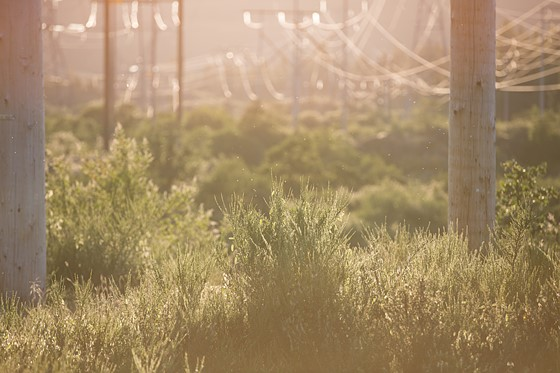
#> input picture labworks/LAB-03/B/color_img.jpg, 560 x 373 px
$ python code.py
#> lines starting #> are read from the running program, lines starting #| are printed output that depends on the picture
import numpy as np
import cv2 as cv
import matplotlib.pyplot as plt

#----------------------------------------RGB---------------------------------------------#

img = cv.imread('./color_img.jpg')
#> img is the input picture: shape (373, 560, 3); mean B, G, R 104.5, 139.9, 164.5
b, g, r = cv.split(img)
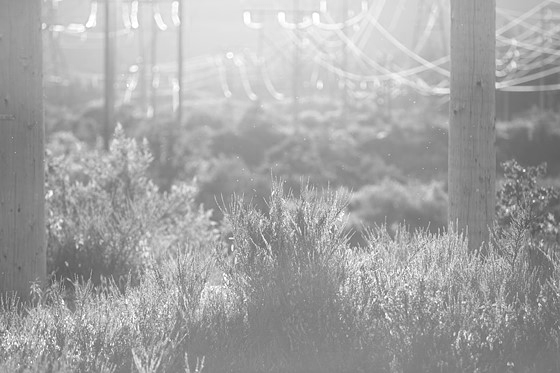
#> r: shape (373, 560); min 79, max 255, mean 164.5
L = 256
H, W = b.shape
#> H = 373; W = 560
MN = H * W
#> MN = 208880

blue_hist = cv.calcHist([b], [0], None, [256], [0, 255])
#> blue_hist = 256 values, max 3184 at index 94, min 0 at index 0, mean 815.9
green_hist = cv.calcHist([g], [0], None, [256], [0, 255])
#> green_hist = 256 values, max 3247 at index 109, min 0 at index 0, mean 815.9
red_hist = cv.calcHist([r], [0], None, [256], [0, 255])
#> red_hist = 256 values, max 3348 at index 133, min 0 at index 0, mean 814.9

blue_prob = blue_hist / MN
#> blue_prob = 256 values, max 0.0152 at index 94, min 0 at index 0, mean 0.00391
green_prob = green_hist / MN
#> green_prob = 256 values, max 0.0155 at index 109, min 0 at index 0, mean 0.00391
red_prob = red_hist / MN
#> red_prob = 256 values, max 0.016 at index 133, min 0 at index 0, mean 0.0039

cdf_blue = blue_prob
#> cdf_blue has the same summary as blue_prob
cdf_green = green_prob
#> cdf_green has the same summary as green_prob
cdf_red = red_prob
#> cdf_red has the same summary as red_prob

s_blue = np.zeros(256)
s_green = np.zeros(256)
s_red = np.zeros(256)

s_blue[0] = np.round((L - 1) * cdf_blue[0])
s_green[0] = np.round((L - 1) * cdf_green[0])
s_red[0] = np.round((L - 1) * cdf_red[0])

for i in range (1, 256):
    cdf_blue[i] += cdf_blue[i - 1]
    cdf_green[i] += cdf_green[i - 1]
    cdf_red[i] += cdf_red[i - 1]
    s_blue[i] = np.round((L - 1) * cdf_blue[i])
    s_green[i] = np.round((L - 1) * cdf_green[i])
    s_red[i] = np.round((L - 1) * cdf_red[i])
#> after the loop, cdf_blue = 256 values from 0 to 1; cdf_green = 256 values from 0 to 1; cdf_red = 256 values from 0 to 0.999; s_blue = 256 values from 0 to 255; s_green = 256 values from 0 to 255; s_red = 256 values from 0 to 255


for i in range (H):
     for j in range (W):
         x = b[i][j]
         y = g[i][j]
         z = r[i][j]
         b[i][j] = s_blue[x]
         g[i][j] = s_green[y]
         r[i][j] = s_red[z]
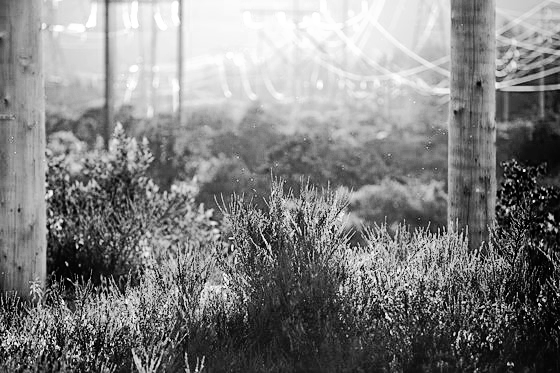
#> b: shape (373, 560); min 0, max 255, mean 128.7
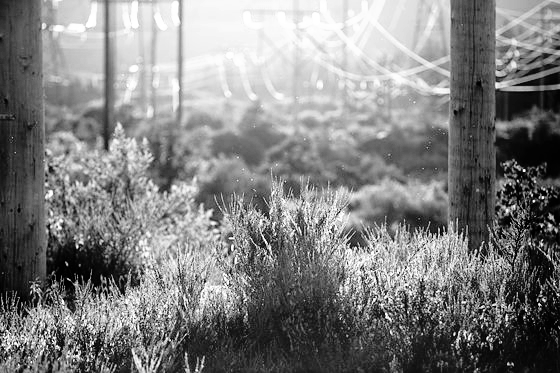
#> g: shape (373, 560); min 0, max 255, mean 128.7
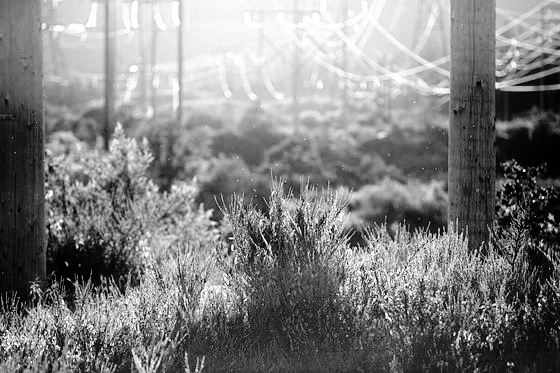
#> r: shape (373, 560); min 0, max 255, mean 128.6

merge = cv.merge((b, g, r))
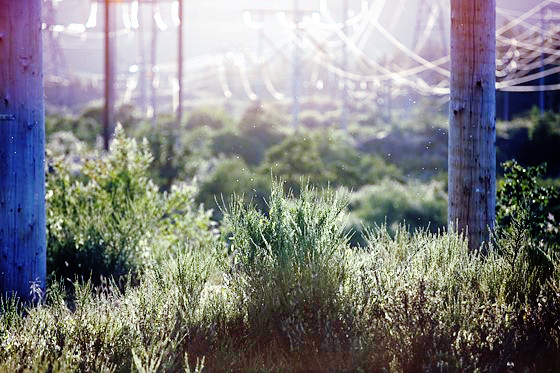
#> merge: shape (373, 560, 3); mean B, G, R 128.7, 128.7, 128.6


#----------------------------------------HSV---------------------------------------------#

hsv_img = cv.cvtColor(img, cv.COLOR_BGR2HSV)
#> hsv_img: shape (373, 560, 3); mean H, S, V 17.2, 96.3, 164.5
h, s, v = cv.split(hsv_img)
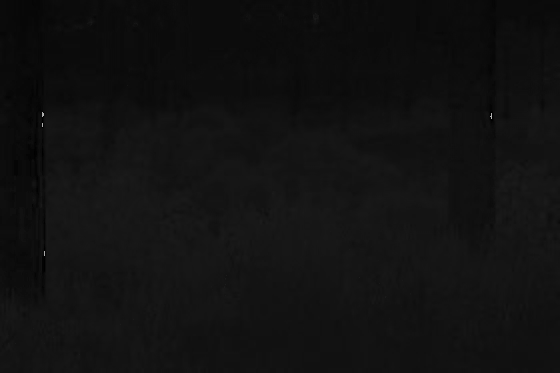
#> h: shape (373, 560); min 0, max 179, mean 17.2
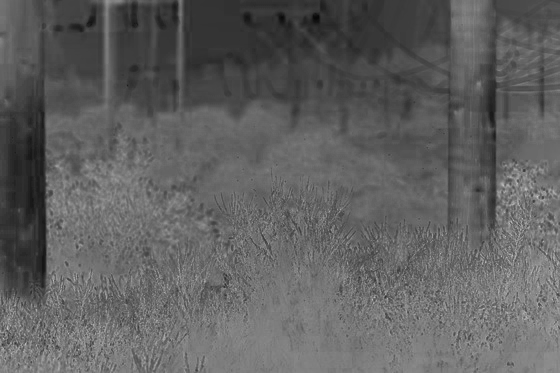
#> s: shape (373, 560); min 7, max 203, mean 96.3

v_hist = cv.calcHist([v], [0], None, [256], [0, 255])
#> v_hist has the same summary as red_hist

v_prob = v_hist / MN
#> v_prob has the same summary as red_prob

s_v = np.zeros(256)
cdf_v = v_prob
#> cdf_v has the same summary as red_prob
s_v[0] = np.round((L - 1) * cdf_v[0])

for i in range (1, 256):
    cdf_v[i] += cdf_v[i - 1]
    s_v[i] = np.round((L - 1) * cdf_v[i])
#> after the loop, cdf_v = 256 values from 0 to 0.999; s_v = 256 values from 0 to 255


for i in range (H):
    for j in range (W):
        x = v[i][j]
        v[i][j] = s_v[x]

output = cv.merge((h, s, v))
#> output: shape (373, 560, 3); mean H, S, V 17.2, 96.3, 128.6
